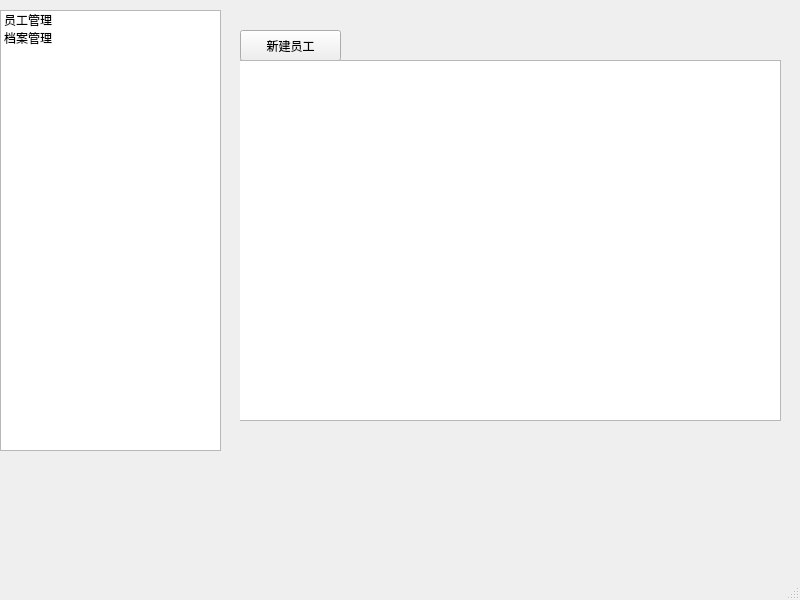
<?xml version="1.0" encoding="UTF-8"?>
<ui version="4.0">
 <class>MainWindow</class>
 <widget class="QMainWindow" name="MainWindow">
  <property name="geometry">
   <rect>
    <x>0</x>
    <y>0</y>
    <width>800</width>
    <height>600</height>
   </rect>
  </property>
  <property name="windowTitle">
   <string>MainWindow</string>
  </property>
  <widget class="QWidget" name="centralwidget">
   <widget class="QListWidget" name="listWidget">
    <property name="geometry">
     <rect>
      <x>0</x>
      <y>10</y>
      <width>221</width>
      <height>441</height>
     </rect>
    </property>
    <item>
     <property name="text">
      <string>员工管理</string>
     </property>
    </item>
    <item>
     <property name="text">
      <string>档案管理</string>
     </property>
    </item>
   </widget>
   <widget class="QStackedWidget" name="stackedWidget">
    <property name="geometry">
     <rect>
      <x>240</x>
      <y>20</y>
      <width>541</width>
      <height>421</height>
     </rect>
    </property>
    <property name="currentIndex">
     <number>0</number>
    </property>
    <widget class="QWidget" name="page">
     <widget class="QPushButton" name="pushButton">
      <property name="geometry">
       <rect>
        <x>0</x>
        <y>10</y>
        <width>101</width>
        <height>31</height>
       </rect>
      </property>
      <property name="text">
       <string>新建员工</string>
      </property>
     </widget>
     <widget class="QTableView" name="tableView">
      <property name="geometry">
       <rect>
        <x>-10</x>
        <y>40</y>
        <width>551</width>
        <height>361</height>
       </rect>
      </property>
     </widget>
    </widget>
    <widget class="QWidget" name="page_2"/>
   </widget>
  </widget>
  <widget class="QMenuBar" name="menubar">
   <property name="geometry">
    <rect>
     <x>0</x>
     <y>0</y>
     <width>800</width>
     <height>23</height>
    </rect>
   </property>
  </widget>
  <widget class="QStatusBar" name="statusbar"/>
 </widget>
 <resources/>
 <connections>
  <connection>
   <sender>listWidget</sender>
   <signal>currentRowChanged(int)</signal>
   <receiver>stackedWidget</receiver>
   <slot>setCurrentIndex(int)</slot>
   <hints>
    <hint type="sourcelabel">
     <x>110</x>
     <y>253</y>
    </hint>
    <hint type="destinationlabel">
     <x>510</x>
     <y>253</y>
    </hint>
   </hints>
  </connection>
 </connections>
</ui>
